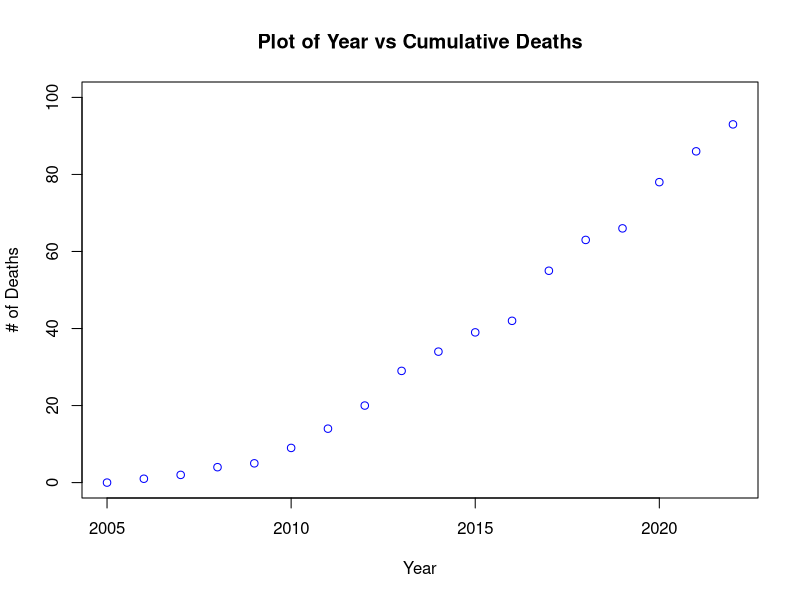
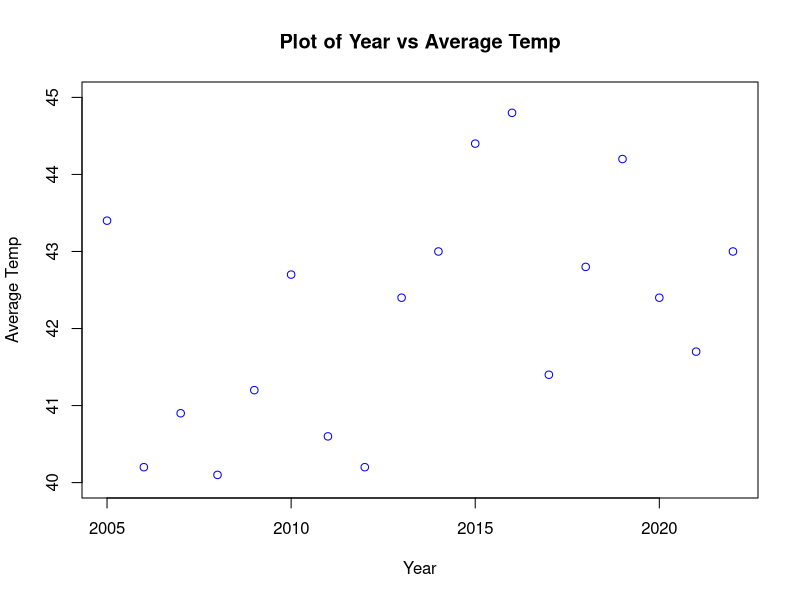
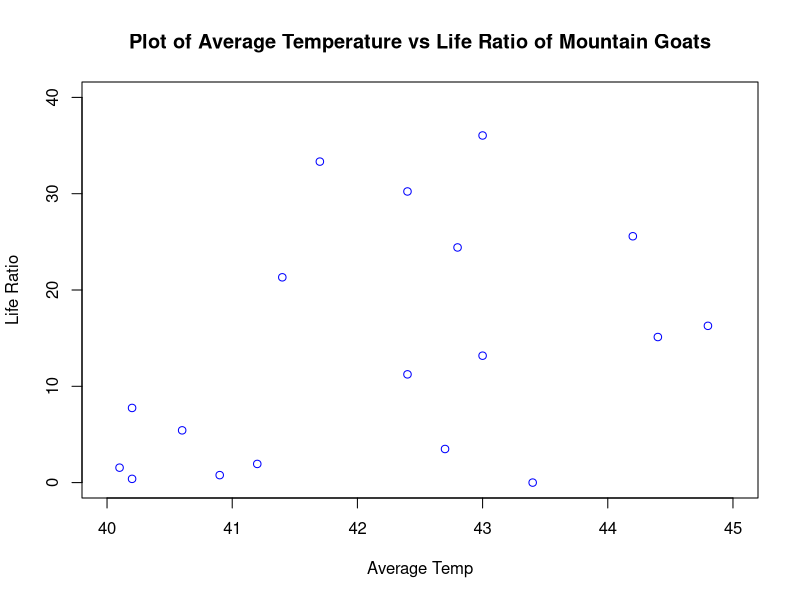
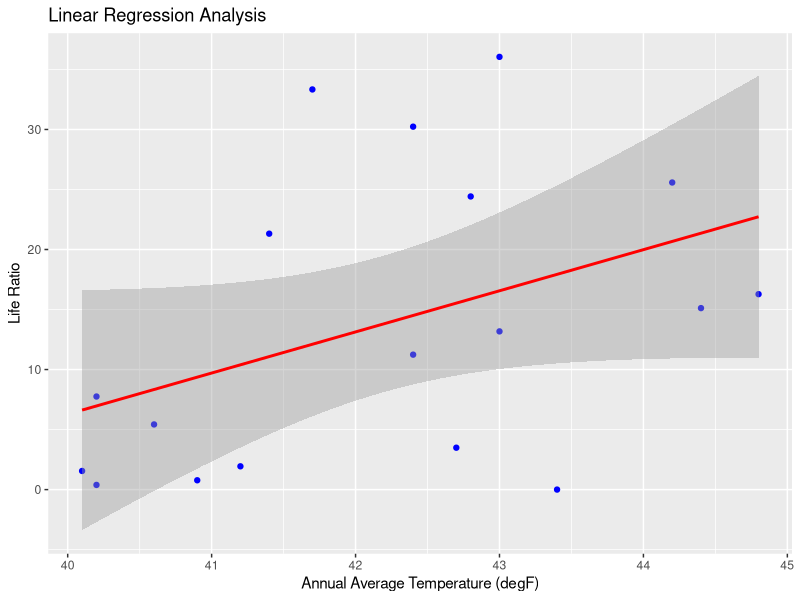

The R source for these figures, in order:
#Final project
#get everything organized under the right folder
getwd()
setwd("C:/GitHub/joyse/Final Project/data sheets")
#Apologize in advance for the temperature, and goats headers being so long and in your face, it helps me visualize
  #where different parts of the code begin as ai work on different sections
#working directory set to the wrong place.
#TEMPERATURE---------------------------------------------------------------------------------------------------------------------------

#make a data frame out of my temperature and precipitation over the years
Temp<-read.csv("acrc_USW00025309_annual_temp_1732196294437.csv", header=FALSE)
abiotic.tibble<-read.csv("acrc_USW00025309_annual_temp_1732196294437.csv", header = FALSE)
temp<- as.data.frame(abiotic.tibble)

temps <- temp[-1:-4,]


#CHANGING THE COLUMN NAMES

# Use the first row as column names
colnames(temps) <- temps[1, ]

# Remove the first row (now used as column names)
temperature <- temps[-1, ]



#GOATS-----------------------------------------------------------------------------------------------------------------------------------------------------

#make a data frame out of individual goat mortality
read.csv("mtn_goat_invdividual_mortality_db_final_2023_0625.csv")

goats.tibble<-read.csv("mtn_goat_invdividual_mortality_db_final_2023_0625.csv")
goats <- as.data.frame(goats.tibble)



# Add a cumulative count of goat deaths
  #all correspond to their dates, total deaths increase as time goes on
goats$new_column <- (goats$cumulative_deaths <- cumsum(goats$Avalanche_Mort))


#divide this by 258, which is the total number of goats in this study to create a ratio, then multiply by 100
  #so we have a percentage so itll be easier to understand
goats$life_ratio <- goats$cumulative_deaths / 258*100

#Now were getting the exact year the goats have dies because it is a lot easier to format that into a graph
  #and it will fit better in the year data when paired against the temperature data set

install.packages("stringr")
library(stringr)

# Add a new column with the year after the '/'
goats$Year <- sapply(str_split(goats$Year_Death, "/"), function(x) x[2])


#okay things got funky becuase multiple goats would die in the same year which messed up the merged data so were
  #gonna have to add all cumulative deaths per year and compare them to those years

# Summarize cumulative deaths by year
yearly_cumulative_deaths <- aggregate(cumulative_deaths ~ Year, data = goats, max)
#okay now were adding a new column to this new goat data set to create the life ratio pt. 2 
yearly_cumulative_deaths$life_ratio <- yearly_cumulative_deaths$cumulative_deaths / 258*100

#okay things got real funky, so i need to change some things manually. the Year 2005, had said it was 1013? and
  #and my cumulative deaths shouldnt have decreased so i reordered the numbers
yearly_cumulative_deaths[1,1] <- 2005
yearly_cumulative_deaths[16,2] <- 82
yearly_cumulative_deaths[17,2] <- 87
yearly_cumulative_deaths[18,2] <- 93

#okay now you looked at my code and everything seemed alright but there was an abnormally large jump
  #in deaths, and then the cumulative went down and back up again, so i just manually put in the rest
yearly_cumulative_deaths[7,2] <- 14
yearly_cumulative_deaths[8,2] <- 20
yearly_cumulative_deaths[9,2] <- 29
yearly_cumulative_deaths[10,2] <- 34
yearly_cumulative_deaths[11,2] <- 39
yearly_cumulative_deaths[12,2] <- 42
yearly_cumulative_deaths[13,2] <- 55
yearly_cumulative_deaths[14,2] <- 63
yearly_cumulative_deaths[15,2] <- 66
yearly_cumulative_deaths[16,2] <- 78
yearly_cumulative_deaths[17,2] <- 86
yearly_cumulative_deaths[18,2] <- 93
  
  
  
#now redo this
yearly_cumulative_deaths$life_ratio <- yearly_cumulative_deaths$cumulative_deaths / 258*100
print (yearly_cumulative_deaths)


#Merging the two data sources --------------------------------------------------------------------------------------------

# Select only the columns of interest
temp_selected <- temperature[, c("Year", "Annual Average Temperature (degF)")]
goat_selected <- yearly_cumulative_deaths[, c("Year", "life_ratio")]

# Merge the two datasets by "Year"
combined_data <- merge(temp_selected, goat_selected, by = "Year")

#FINALLY plot that sucker
#first goat deaths by year

plot(yearly_cumulative_deaths$Year, yearly_cumulative_deaths$cumulative_deaths,
     main = "Plot of Year vs Cumulative Deaths",
     xlab = "Year",
     ylab = "# of Deaths",
     col = "blue",  # Change color
     xlim = c(2005, 2022),  # Set y-axis limits
     ylim = c(0, 100))  # Set y-axis limits)  

#second temperature by year
plot(temperature$Year, temperature$`Annual Average Temperature (degF)`,
     main = "Plot of Year vs Average Temp",
     xlab = "Year",
     ylab = "Average Temp",
     col = "blue",  # Change color
     xlim = c(2005, 2022),  # Set y-axis limits
     ylim = c(40, 45))  # Set y-axis limits) 

#third goats by temperature 
plot(combined_data$`Annual Average Temperature (degF)`, combined_data$life_ratio,
     main = "Plot of Average Temperature vs Life Ratio of Mountain Goats",
     xlab = "Average Temp",
     ylab = "Life Ratio",
     col = "blue",  # Change color
     xlim = c(40, 45),  # Set y-axis limits
     ylim = c(0,40))  # Set y-axis limits)  

#try and add trend lines to this <---------------------------------------------------------





#Analysis time baby ------------------------------------------------------------------------------------------------------------------------
  #mind you this is all for goat life ratio versus temp
  #this may have takena  few extra steps but it was a learning process and all were necessary for me to get to this point
  #need to first convert the values of temp to be numeric because they werent before
str(combined_data)
class(combined_data)
combined_data[, "Annual Average Temperature (degF)"] <- as.numeric(combined_data[, "Annual Average Temperature (degF)"])
colnames(combined_data)
str(combined_data)

# Fit the linear model
model <- lm(life_ratio ~ `Annual Average Temperature (degF)`, data = combined_data)

# View the summary of the model
summary(model)
  #Residual standard error: 12.5 on 3 degrees of freedom
  #Multiple R-squared:  0.8134,	Adjusted R-squared:  -0.05739 
  #F-statistic: 0.9341 on 14 and 3 DF,  p-value: 0.6068
    #not statistically signifacnt
#Your comments here don't match the results I got. For me it was *almost* significant!
library(ggplot2)

# Scatterplot with linear regression line
ggplot(combined_data, aes(x = `Annual Average Temperature (degF)`, y = life_ratio)) +
  geom_point(color = "blue") +
  geom_smooth(method = "lm", color = "red") +
  ggtitle("Linear Regression Analysis") +
  xlab("Annual Average Temperature (degF)") +
  ylab("Life Ratio")
#red line from plot above is the trendline with the grey being the confidence interval



#AIC index
# Fit the linear regression model
AIC_model <- lm(life_ratio ~ `Annual Average Temperature (degF)`, data = combined_data)
AIC(AIC_model)

# Calculate AIC for the model
aic_value <- AIC(model)
print(aic_value)
  #142.5098

#GLM
# Fit a GLM

combined_data[, "Annual Average Temperature (degF)"] <- as.numeric(combined_data[, "Annual Average Temperature (degF)"])
colnames(combined_data)
str(combined_data)

glm_model <- glm(life_ratio ~ `Annual Average Temperature (degF)`, 
                 data = combined_data, 
                 family = gaussian(link = "identity"))

# Summary of the GLM model
summary(glm_model)
#This is exactly the same as the standard lm() output because you used a normal distribution and the same y~x.




#Now doing a GLM on cumulative deaths versus year
  #need to contunue the as.numeric because R keeps trying to get sassy with me

yearly_cumulative_deaths[, "Year"] <- as.numeric(yearly_cumulative_deaths[, "Year"])
colnames(yearly_cumulative_deaths)
str(yearly_cumulative_deaths)

glm_goats <- glm(cumulative_deaths ~ Year, 
                 data = yearly_cumulative_deaths, 
                 family = gaussian(link = "identity"))
summary(glm_goats)
#Think about this...it must be a strong relationship because deaths can only go up over time. Unless we have zombie goats, which would be cool.

#Now doing a GLM on temps versus year
  #can used combined data for this because has avg temps and year
  #again continue with as.numeric

combined_data[, "Annual Average Temperature (degF)"] <- as.numeric(combined_data[, "Annual Average Temperature (degF)"])
colnames(combined_data)
str(combined_data)

combined_data[, "Year"] <- as.numeric(combined_data[, "Year"])
colnames(combined_data)
str(combined_data)


glm_temps <- glm(`Year` ~ `Annual Average Temperature (degF)`, 
                 data = combined_data, 
                 family = gaussian(link = "identity"))
summary(glm_temps)
#This is a good/sad one to do!
